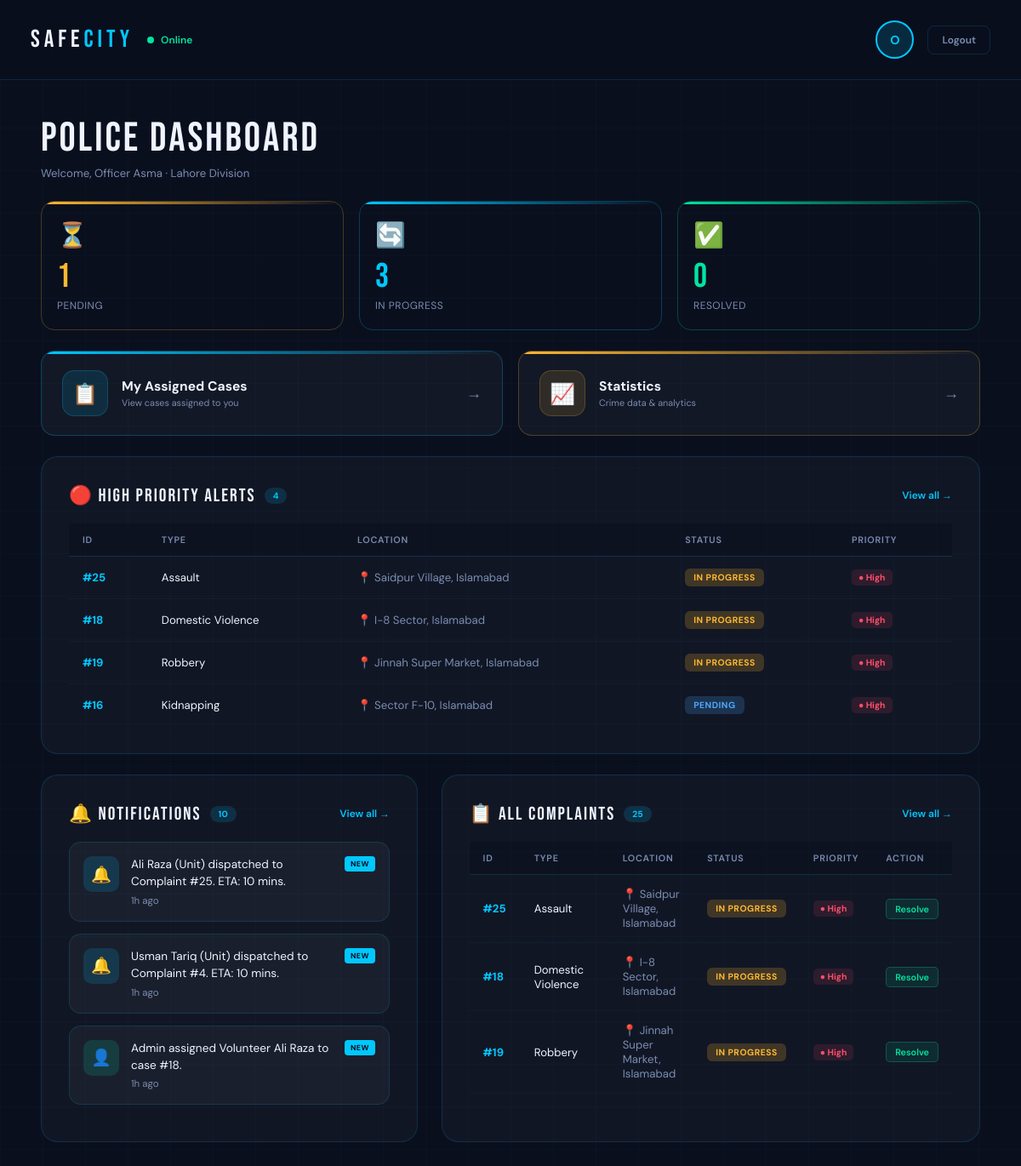
Page /police_dashboard (signed in) on the earlier database version.
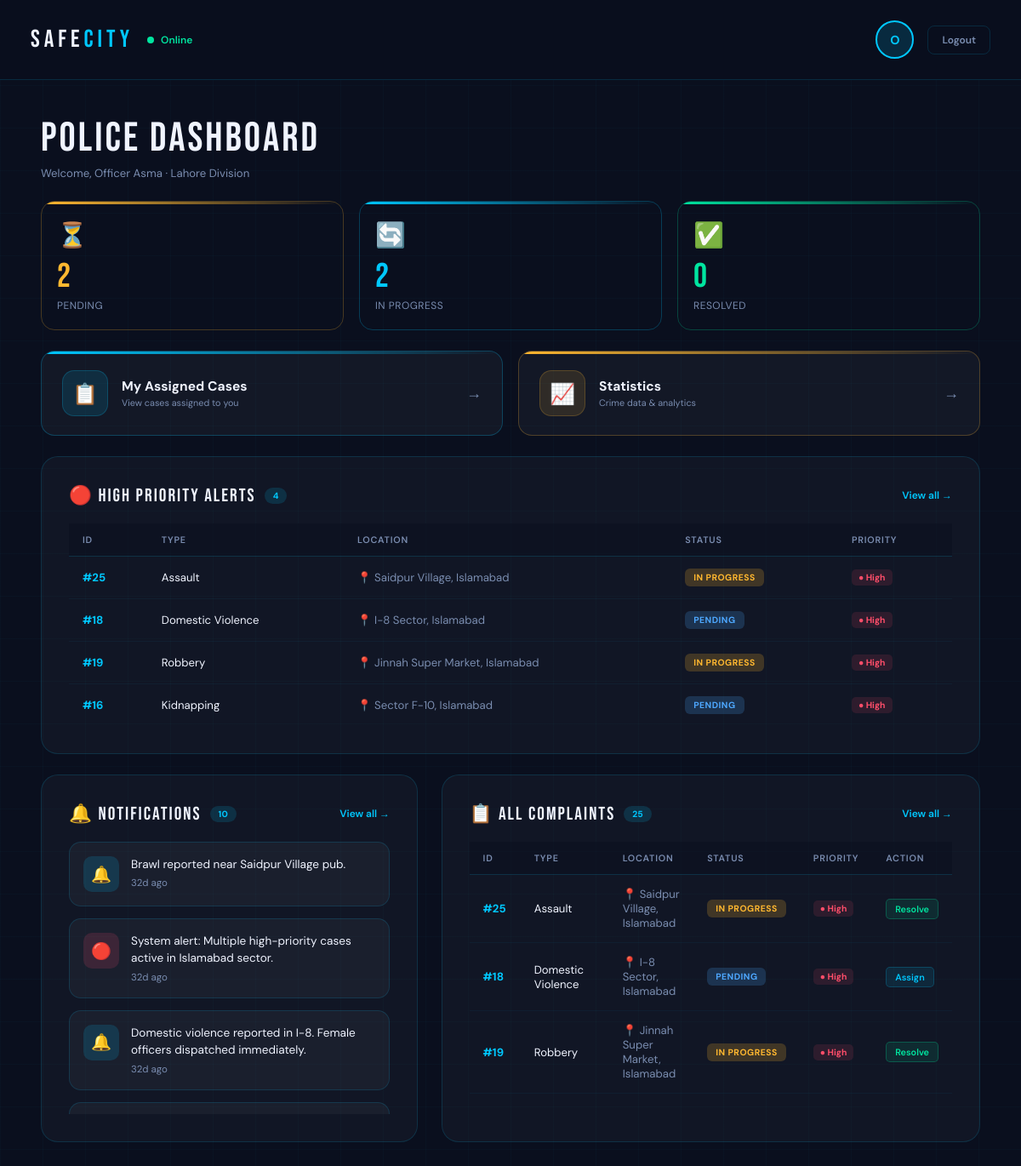
Same page on the later database version.
### tables this page shows
CREATE TABLE Cases (
    case_id INTEGER PRIMARY KEY AUTOINCREMENT,
    complaint_id INTEGER UNIQUE,
    assigned_police_id INTEGER,
    assigned_detective_id INTEGER,
    assigned_volunteer_id INTEGER,
    priority TEXT DEFAULT 'Medium' CHECK(priority IN ('High','Medium','Low')),
    notes TEXT,
    last_updated DATETIME DEFAULT CURRENT_TIMESTAMP,

    FOREIGN KEY (complaint_id) REFERENCES Complaints(complaint_id),
    FOREIGN KEY (assigned_police_id) REFERENCES AuthorizedPersonnel(personnel_id),
    FOREIGN KEY (assigned_detective_id) REFERENCES AuthorizedPersonnel(personnel_id),
    FOREIGN KEY (assigned_volunteer_id) REFERENCES AuthorizedPersonnel(personnel_id)
);

CREATE TABLE Complaints (
    complaint_id INTEGER PRIMARY KEY AUTOINCREMENT,
    user_id INTEGER,
    category_id INTEGER,
    description TEXT NOT NULL,
    location TEXT NOT NULL,
    status TEXT DEFAULT 'Pending' CHECK(status IN ('Pending','In Progress','Resolved')),
    created_at DATETIME DEFAULT CURRENT_TIMESTAMP,

    FOREIGN KEY (user_id) REFERENCES Citizens(citizen_id),
    FOREIGN KEY (category_id) REFERENCES CrimeCategories(category_id)
);

CREATE TABLE CrimeCategories (
    category_id INTEGER PRIMARY KEY AUTOINCREMENT,
    name TEXT UNIQUE NOT NULL
);

CREATE TABLE Notifications (
    notification_id INTEGER PRIMARY KEY AUTOINCREMENT,
    message TEXT NOT NULL,
    created_at DATETIME DEFAULT CURRENT_TIMESTAMP
);

### app.py (the view)
@app.route('/police_dashboard')
def police_dashboard():
    if 'user_id' not in session:
        return redirect(url_for('login'))
    conn = get_db_connection()
    pending = conn.execute('''
        SELECT COUNT(*) FROM Complaints c
        JOIN Cases cs ON c.complaint_id = cs.complaint_id
        WHERE cs.assigned_police_id = ? AND c.status = 'Pending'
    ''', (session.get('user_id'),)).fetchone()[0]
    in_progress = conn.execute('''
        SELECT COUNT(*) FROM Complaints c
        JOIN Cases cs ON c.complaint_id = cs.complaint_id
        WHERE cs.assigned_police_id = ? AND c.status = 'In Progress'
    ''', (session.get('user_id'),)).fetchone()[0]
    resolved = conn.execute('''
        SELECT COUNT(*) FROM Complaints c
        JOIN Cases cs ON c.complaint_id = cs.complaint_id
        WHERE cs.assigned_police_id = ? AND c.status = 'Resolved'
    ''', (session.get('user_id'),)).fetchone()[0]
    high_priority = conn.execute("""
        SELECT  c.complaint_id,
                cc.name            AS category,
                c.description,
                c.location,
                c.status,
                cs.priority,
                cs.assigned_police_id
        FROM    Complaints c
        JOIN    Cases cs  ON c.complaint_id = cs.complaint_id
        JOIN    CrimeCategories cc ON c.category_id = cc.category_id
        WHERE   cs.priority = 'High'
        ORDER   BY c.created_at DESC
        LIMIT   4
    """).fetchall()
    all_complaints = conn.execute("""
        SELECT  c.complaint_id,
                cc.name                        AS category,
                c.location,
                c.status,
                COALESCE(cs.priority, 'Medium') AS priority
        FROM    Complaints c
        LEFT JOIN Cases cs  ON c.complaint_id = cs.complaint_id
        JOIN    CrimeCategories cc ON c.category_id = cc.category_id
        ORDER   BY c.created_at DESC
    """).fetchall()
    notifications_raw = conn.execute("""
        SELECT message, created_at
        FROM Notifications
        ORDER BY created_at DESC
        LIMIT 10
    """).fetchall()
    conn.close()
    now = datetime.utcnow()
    notifications = []
    for n in notifications_raw:
        dt = datetime.strptime(n['created_at'], '%Y-%m-%d %H:%M:%S')
        notifications.append({
            'message': n['message'],
            'time_ago': time_ago(n['created_at']),
            'is_new': (now - dt).total_seconds() / 3600 < 24
        })
    return render_template(
        'police_dashboard.html',
        pending=pending,
        in_progress=in_progress,
        resolved=resolved,
        high_priority=high_priority,
        all_complaints=all_complaints,
        notifications=notifications,
    )

### app.py (called while the page is built)
def get_db_connection():
    conn = sqlite3.connect(DATABASE, timeout=10)
    conn.row_factory = sqlite3.Row
    return conn

def time_ago(dt_str):
    if not dt_str:
        return ''
    dt = datetime.strptime(dt_str, '%Y-%m-%d %H:%M:%S')
    now = datetime.utcnow()
    diff = now - dt
    minutes = int(diff.total_seconds() // 60)
    if minutes < 1:
        return 'Just now'
    elif minutes < 60:
        return f'{minutes}m ago'
    elif minutes < 1440:
        return f'{minutes // 60}h ago'
    else:
        return f'{minutes // 1440}d ago'

### templates/police_dashboard.html (shortened to what the changed rows need)
<!DOCTYPE html>
<html lang="en">
<head>
</head>
<body>
  <div class="app-container">
    <div class="app-content">
      <div class="content">
        <div class="stats-grid">
          <div class="stat-card c-yellow">
            <div class="stat-icon">⏳</div>
            <div class="stat-num">{{ pending }}</div>
            <div class="stat-lbl">Pending</div>
          </div>
          <div class="stat-card c-cyan">
            <div class="stat-icon">🔄</div>
            <div class="stat-num">{{ in_progress }}</div>
            <div class="stat-lbl">In Progress</div>
          </div>
        </div>
        <div class="section-card">
          {% if high_priority %}
          <div class="table-wrap">
            <table class="data-table">
              <thead>
                <tr>
                  <th>ID</th>
                  <th>Type</th>
                  <th>Location</th>
                  <th>Status</th>
                  <th>Priority</th>
                </tr>
              </thead>
              <tbody>
                {% for hp in high_priority %}
                <tr>
                  <td class="td-id">#{{ hp['complaint_id'] }}</td>
                  <td>{{ hp['category'] }}</td>
                  <td style="color:var(--muted)">📍 {{ hp['location'] }}</td>
                  <td>
                    {% if hp['status'] == 'Pending' %}
                      <span class="sp sp-new">Pending</span>
                    {% elif hp['status'] == 'In Progress' %}
                      <span class="sp sp-progress">In Progress</span>
                    {% else %}
                      <span class="sp sp-resolved">Resolved</span>
                    {% endif %}
                  </td>
                  <td><span class="pr pr-high">● High</span></td>
                </tr>
                {% endfor %}
              </tbody>
            </table>
          </div>
          {% else %}
          <div class="empty-state">
            <div class="empty-icon">🟢</div>
            No high priority alerts right now
          </div>
          {% endif %}
        </div>
        <div class="dashboard-grid">
          <div class="section-card">
            <div class="notif-list">
              {% for n in notifications %}
              <div class="notif-card">
                <div class="notif-icon {% if 'assigned' in n.message|lower %}ni-person{% elif 'resolved' in n.message|lower %}ni-check{% elif 'high' in n.message|lower %}ni-alert{% else %}ni-bell{% endif %}">
                  {% if 'assigned' in n.message|lower %}👤{% elif 'resolved' in n.message|lower %}✓{% elif 'high' in n.message|lower %}🔴{% else %}🔔{% endif %}
                </div>
                <div class="notif-body">
                  <div class="notif-top">
                    <div class="notif-text">{{ n['message'] | replace('\n', '<br>') | safe }}</div>
                    {% if n['is_new'] %}
                    <span class="new-badge">NEW</span>
                    {% endif %}
                  </div>
                  <div class="notif-time">{{ n['time_ago'] }}</div>
                </div>
              </div>
              {% else %}
              <div class="empty-state">
                <div class="empty-icon">🔔</div>
                No notifications
              </div>
              {% endfor %}
            </div>
          </div>
          <div class="section-card">
            {% if all_complaints %}
            <div class="table-wrap">
              <table class="data-table">
                <thead>
                  <tr>
                    <th>ID</th>
                    <th>Type</th>
                    <th>Location</th>
                    <th>Status</th>
                    <th>Priority</th>
                    <th>Action</th>
                  </tr>
                </thead>
                <tbody>
                  {% for c in all_complaints %}
                  <tr>
                    <td class="td-id">#{{ c['complaint_id'] }}</td>
                    <td>{{ c['category'] }}</td>
                    <td style="color:var(--muted)">📍 {{ c['location'] }}</td>
                    <td>
                      {% if c['status'] == 'Pending' %}
                        <span class="sp sp-new">Pending</span>
                      {% elif c['status'] == 'In Progress' %}
                        <span class="sp sp-progress">In Progress</span>
                      {% else %}
                        <span class="sp sp-resolved">Resolved</span>
                      {% endif %}
                    </td>
                    <td>
                      {% if c['priority'] == 'High' %}
                        <span class="pr pr-high">● High</span>
                      {% elif c['priority'] == 'Medium' %}
                        <span class="pr pr-med">● Med</span>
                      {% else %}
                        <span class="pr pr-low">● Low</span>
                      {% endif %}
                    </td>
                    <td style="white-space:nowrap">
                      {% if c['status'] == 'Pending' %}
                        <form method="POST" action="/assign_case/{{ c['complaint_id'] }}" class="inline-form">
                          <button type="submit" class="tbl-btn tbl-btn-assign">Assign</button>
                        </form>
                      {% elif c['status'] == 'In Progress' %}
                        <form method="POST" action="/resolve_case/{{ c['complaint_id'] }}" class="inline-form">
                          <button type="submit" class="tbl-btn tbl-btn-resolve">Resolve</button>
                        </form>
                      {% else %}
                        <a href="/case_tracking" class="tbl-btn tbl-btn-view">View</a>
                      {% endif %}
                    </td>
                  </tr>
                  {% endfor %}
                </tbody>
              </table>
            </div>
            {% else %}
            <div class="empty-state">
              <div class="empty-icon">📋</div>
              No complaints filed yet
            </div>
            {% endif %}
          </div>
        </div>
      </div>
    </div>
  </div>
</body>
</html>

Differences in the rows shown:
removed Notifications: message "Ali Raza (Unit) dispatched to Complaint #25. ETA: 10 mins.", shows "NEW", time_ago "1h ago"
removed Notifications: message "Usman Tariq (Unit) dispatched to Complaint #4. ETA: 10 mins.", shows "NEW", time_ago "1h ago"
removed Notifications: message "Admin assigned Volunteer Ali Raza to case #18.", shows "NEW", time_ago "1h ago"
changed Cases "Domestic Violence": text "IN PROGRESS" → "PENDING"
now on this page (row unchanged): Notifications: message "Brawl reported near Saidpur Village pub.", time_ago "32d ago"
now on this page (row unchanged): Notifications: message "System alert: Multiple high-priority cases active in Islamabad sector.", time_ago "32d ago"
now on this page (row unchanged): Notifications: message "Domestic violence reported in I-8. Female officers dispatched immediately.", time_ago "32d ago"
changed Complaints "I-8 Sector, Islamabad": status "IN PROGRESS Resolve" → "PENDING Assign"
Other differences:
{{ pending }}: "1" → "2"
{{ in_progress }}: "3" → "2"
